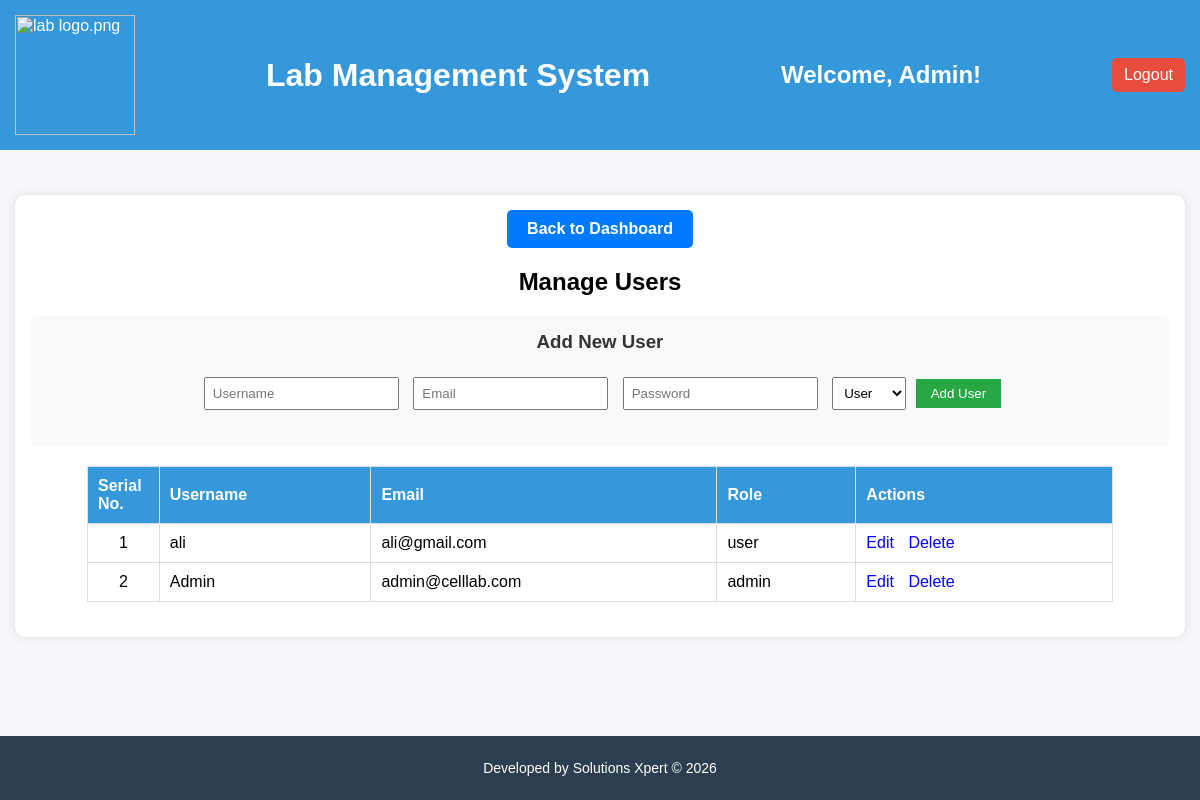
Page /manage_users.php (signed in) on the committed database.
### tables this page shows
CREATE TABLE `users` (
  `id` int(11) NOT NULL,
  `username` varchar(255) NOT NULL,
  `password` varchar(255) NOT NULL,
  `role` varchar(50) NOT NULL,
  `email` varchar(255) DEFAULT NULL
);

### manage_users.php (the view, shortened to what this page needs)
<?php
include "db.php";
include "header.php";
$result = mysqli_query($conn, "SELECT * FROM users ORDER BY id DESC");
?>
<!DOCTYPE html>
<html>
<head>
    <link rel="stylesheet" href="style.css">
</head>
<body>
<div class="table-container" style="margin-top: 45px;">
<div style="text-align: center; margin-top: 20px;">
    <a href="dashboard.php" class="back-button" style="margin-bottom: 0px;margin-top: -20px;">Back to Dashboard</a>
</div>
    <h2 style="color:black">Manage Users</h2>
    <div class="form-section">
        <form method="POST">
            <h3 style="margin-top: 0px;">Add New User</h3>
            <input type="text" name="username" placeholder="Username" required>
            <input type="email" name="email" placeholder="Email" required>
            <input type="text" name="password" placeholder="Password" required>
            <select name="role" required>
                <option value="user">User</option>
            </select>
            <button type="submit" name="add_user">Add User</button>
        </form>
    </div>
    <table>
        <thead>
            <tr>
                <th style="width:7%;">Serial No.</th>
                <th>Username</th>
                <th>Email</th>
                <th>Role</th>
                <th>Actions</th>
            </tr>
        </thead>
        <tbody>
        <?php
        $serial = 1;
        while ($row = mysqli_fetch_assoc($result)) { ?>
            <tr>
                <td style="text-align:center;"><?= $serial++ ?></td>
                <td><?= htmlspecialchars($row['username']) ?></td>
                <td><?= htmlspecialchars($row['email']) ?></td>
                <td><?= $row['role'] ?></td>
                <td class="action-links">
                    <a href="?edit=<?= $row['id'] ?>">Edit</a>
                    <a href="?delete=<?= $row['id'] ?>" onclick="return confirm('Are you sure?')">Delete</a>
                </td>
            </tr>
        <?php } ?>
        </tbody>
    </table>
</div>
</body>
</html>
<?php include "footer.php"; ?>

### style.css (style rules this page uses)
body { font-family: Arial, sans-serif; margin: 0; background: #f5f7fa; }

### manage_users.php (style rules this page uses)
.table-container { width: 95%; margin: 20px auto; background-color: #fff; border-radius: 10px; padding: 15px; box-shadow: 0 0 10px rgba(0,0,0,0.1); }
table { width: 90%; margin: 20px auto; border-collapse: collapse; }
th, td { padding: 10px; border: 1px solid #ddd; text-align: center; }
th { background-color: #3498db; color: white; }
th, td { padding: 10px; text-align: left; }
.action-links a { margin-right: 10px; text-decoration: none; color: blue; }
form input, form select { padding: 7px; margin: 5px; }
form button { padding: 7px 15px; background-color: #28a745; color: #fff; border: none; cursor: pointer; }
.form-section { margin-top: 20px; background: #f9f9f9; padding: 15px; border-radius: 8px; display: flex; justify-content: center; }
h2 { text-align: center; }
h3 { text-align: center; color: #333; }
.back-button { display: inline-block; background-color: #007BFF; color: white; padding: 10px 20px; border-radius: 5px; text-decoration: none; font-weight: bold; font-size: 16px; transition: background-color 0.3s ease; margin-bottom: 20px; cursor: pointer; }

### footer.php (style rules this page uses)
body { padding-bottom: 70px; }

### rows in the picture
users: username "ali", email "ali@gmail.com", role "user"
users: username "Admin", email "admin@celllab.com", role "admin"

### other values in the picture
$username "Admin"
